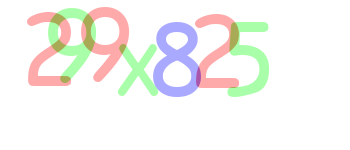
#> input picture stage3.png, 350 x 150 px, given in place of gray.jpg, which was not available
$ jupyter execute 09_Filtering.ipynb   (text cells are left out)
#> lines starting #> are read from the running program, lines starting #| are printed output that depends on the picture
[cell 1]
from google.colab import files
uploaded = files.upload()
#> the answer given: stage3.png

[cell 2]
import cv2
import matplotlib.pyplot as plt
import numpy as np

image = cv2.imread('gray.jpg')
#> image is the input picture: shape (150, 350, 3); mean B, G, R 241.4, 244.7, 245.4
plt.imshow(cv2.cvtColor(image, cv2.COLOR_BGR2RGB))
plt.show()

size = 4
kernel = np.ones((size, size), np.float32) / (size ** 2)
print(kernel)

dst = cv2.filter2D(image, -1, kernel)
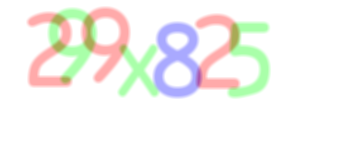
#> dst: shape (150, 350, 3); mean B, G, R 241.4, 244.7, 245.4
plt.imshow(cv2.cvtColor(dst, cv2.COLOR_BGR2RGB))
plt.show()

[cell 3]
''' Basic Blurring '''
import cv2
import matplotlib.pyplot as plt

image = cv2.imread('gray.jpg')
plt.imshow(cv2.cvtColor(image, cv2.COLOR_BGR2RGB))
plt.show()

dst = cv2.blur(image, (4, 4))
plt.imshow(cv2.cvtColor(dst, cv2.COLOR_BGR2RGB))
plt.show()

[cell 4]
''' Gaussian Blurring '''
import cv2

image = cv2.imread('gray.jpg')
plt.imshow(cv2.cvtColor(image, cv2.COLOR_BGR2RGB))
plt.show()

# kernel_size = 홀수
dst = cv2.GaussianBlur(image, (11, 11), 0)
plt.imshow(cv2.cvtColor(dst, cv2.COLOR_BGR2RGB))
plt.show()


$ run again, on stage4.png
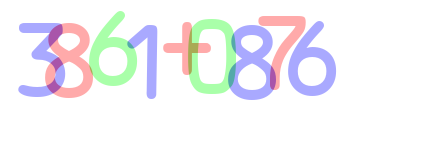
#> input picture stage4.png, 430 x 150 px, given in place of gray.jpg, which was not available
#> image is the input picture: shape (150, 430, 3); mean B, G, R 245.4, 241.9, 242.7
#> `dst = cv2.filter2D(image, -1, kernel)`:
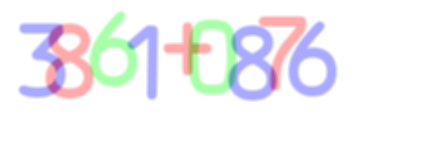
#> dst: shape (150, 430, 3); mean B, G, R 245.4, 241.9, 242.7

$ run again, on stage5.png
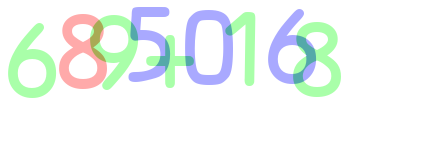
#> input picture stage5.png, 430 x 150 px, given in place of gray.jpg, which was not available
#> image is the input picture: shape (150, 430, 3); mean B, G, R 243.3, 246.1, 239.5
#> `dst = cv2.filter2D(image, -1, kernel)`:
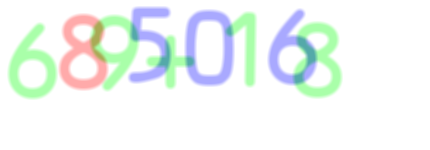
#> dst: shape (150, 430, 3); mean B, G, R 243.3, 246.1, 239.5
